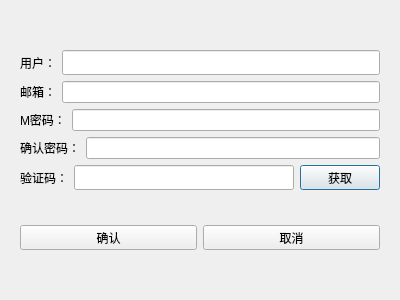
<?xml version="1.0" encoding="UTF-8"?>
<ui version="4.0">
 <class>RegisterDialog</class>
 <widget class="QDialog" name="RegisterDialog">
  <property name="geometry">
   <rect>
    <x>0</x>
    <y>0</y>
    <width>400</width>
    <height>300</height>
   </rect>
  </property>
  <property name="windowTitle">
   <string>Dialog</string>
  </property>
  <layout class="QVBoxLayout" name="verticalLayout_2">
   <item>
    <layout class="QVBoxLayout" name="verticalLayout">
     <item>
      <widget class="QStackedWidget" name="stackedWidget">
       <widget class="QWidget" name="page">
        <layout class="QVBoxLayout" name="verticalLayout_3">
         <item>
          <spacer name="verticalSpacer_2">
           <property name="orientation">
            <enum>Qt::Vertical</enum>
           </property>
           <property name="sizeHint" stdset="0">
            <size>
             <width>20</width>
             <height>40</height>
            </size>
           </property>
          </spacer>
         </item>
         <item>
          <layout class="QHBoxLayout" name="horizontalLayout">
           <item>
            <widget class="QLabel" name="user_label">
             <property name="minimumSize">
              <size>
               <width>0</width>
               <height>25</height>
              </size>
             </property>
             <property name="maximumSize">
              <size>
               <width>16777215</width>
               <height>25</height>
              </size>
             </property>
             <property name="text">
              <string>用户：</string>
             </property>
            </widget>
           </item>
           <item>
            <widget class="QLineEdit" name="user_edit">
             <property name="minimumSize">
              <size>
               <width>0</width>
               <height>25</height>
              </size>
             </property>
             <property name="maximumSize">
              <size>
               <width>16777215</width>
               <height>25</height>
              </size>
             </property>
            </widget>
           </item>
          </layout>
         </item>
         <item>
          <layout class="QHBoxLayout" name="horizontalLayout_2">
           <item>
            <widget class="QLabel" name="email_label">
             <property name="maximumSize">
              <size>
               <width>16777215</width>
               <height>25</height>
              </size>
             </property>
             <property name="text">
              <string>邮箱：</string>
             </property>
            </widget>
           </item>
           <item>
            <widget class="QLineEdit" name="email_edit">
             <property name="maximumSize">
              <size>
               <width>16777215</width>
               <height>25</height>
              </size>
             </property>
            </widget>
           </item>
          </layout>
         </item>
         <item>
          <layout class="QHBoxLayout" name="horizontalLayout_3">
           <item>
            <widget class="QLabel" name="passwd_label">
             <property name="maximumSize">
              <size>
               <width>16777215</width>
               <height>25</height>
              </size>
             </property>
             <property name="text">
              <string>M密码：</string>
             </property>
            </widget>
           </item>
           <item>
            <widget class="QLineEdit" name="passwd_edit">
             <property name="maximumSize">
              <size>
               <width>16777215</width>
               <height>25</height>
              </size>
             </property>
            </widget>
           </item>
          </layout>
         </item>
         <item>
          <layout class="QHBoxLayout" name="horizontalLayout_5">
           <item>
            <widget class="QLabel" name="sure_label">
             <property name="maximumSize">
              <size>
               <width>16777215</width>
               <height>25</height>
              </size>
             </property>
             <property name="text">
              <string>确认密码：</string>
             </property>
            </widget>
           </item>
           <item>
            <widget class="QLineEdit" name="sure_edit">
             <property name="maximumSize">
              <size>
               <width>16777215</width>
               <height>25</height>
              </size>
             </property>
            </widget>
           </item>
          </layout>
         </item>
         <item>
          <layout class="QHBoxLayout" name="horizontalLayout_6">
           <item>
            <widget class="QLabel" name="verify_label">
             <property name="maximumSize">
              <size>
               <width>16777215</width>
               <height>25</height>
              </size>
             </property>
             <property name="text">
              <string>验证码：</string>
             </property>
            </widget>
           </item>
           <item>
            <widget class="QLineEdit" name="verify_edit">
             <property name="maximumSize">
              <size>
               <width>16777215</width>
               <height>25</height>
              </size>
             </property>
            </widget>
           </item>
           <item>
            <widget class="QPushButton" name="getCode_btn">
             <property name="minimumSize">
              <size>
               <width>0</width>
               <height>25</height>
              </size>
             </property>
             <property name="maximumSize">
              <size>
               <width>16777215</width>
               <height>25</height>
              </size>
             </property>
             <property name="text">
              <string>获取</string>
             </property>
            </widget>
           </item>
          </layout>
         </item>
         <item>
          <spacer name="verticalSpacer_3">
           <property name="orientation">
            <enum>Qt::Vertical</enum>
           </property>
           <property name="sizeHint" stdset="0">
            <size>
             <width>20</width>
             <height>40</height>
            </size>
           </property>
          </spacer>
         </item>
         <item>
          <layout class="QHBoxLayout" name="horizontalLayout_7">
           <item>
            <widget class="QPushButton" name="confirm_btn">
             <property name="minimumSize">
              <size>
               <width>0</width>
               <height>25</height>
              </size>
             </property>
             <property name="text">
              <string>确认</string>
             </property>
            </widget>
           </item>
           <item>
            <widget class="QPushButton" name="cancel_btn">
             <property name="minimumSize">
              <size>
               <width>0</width>
               <height>25</height>
              </size>
             </property>
             <property name="text">
              <string>取消</string>
             </property>
            </widget>
           </item>
          </layout>
         </item>
         <item>
          <spacer name="verticalSpacer">
           <property name="orientation">
            <enum>Qt::Vertical</enum>
           </property>
           <property name="sizeHint" stdset="0">
            <size>
             <width>20</width>
             <height>40</height>
            </size>
           </property>
          </spacer>
         </item>
        </layout>
       </widget>
       <widget class="QWidget" name="page_2"/>
      </widget>
     </item>
    </layout>
   </item>
  </layout>
 </widget>
 <resources/>
 <connections/>
</ui>
